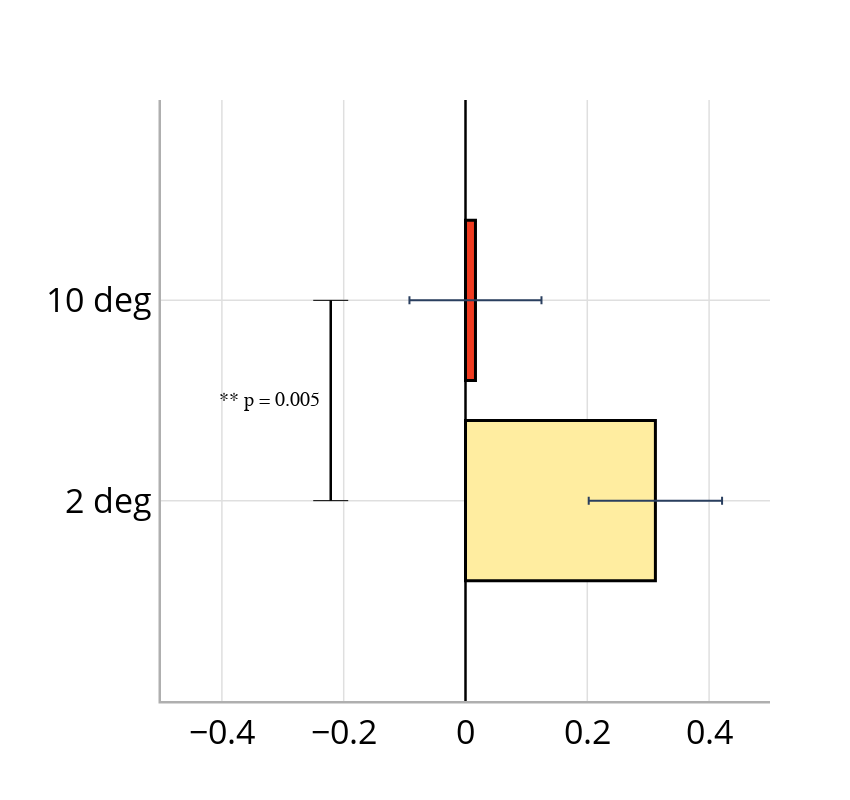

Source (notebook cell):
### Code cell
trace_data = []
trace_data.append(go.Bar(y = [str(ecc[0])+' deg'],
                        x = [output['avg_lag_2deg'].mean()], orientation='h',
                        name=str(ecc[0])+' deg',
                        marker = dict(color = colors[0], line = dict(color='black',width=3)),
                        error_x = dict(type = 'data',
                                      array = [output['avg_lag_2deg'].std()/np.sqrt(len(output))],
                                      visible=True
                                      ), showlegend=False
                        )
                 )


trace_data.append(go.Bar(y = [str(ecc[1]) +' deg'],
                        x = [output['avg_lag_10deg'].mean()], orientation ='h',
                        name=str(ecc[1])+' deg',
                        marker = dict(color = colors[1], line = dict(color = 'black', width = 3)),
                        error_x = dict(type = 'data',
                                      array = [output['avg_lag_10deg'].std()/np.sqrt(len(output))],
                                      visible=True
                                      ),showlegend=False
                        )
                 )

x_max = -max(output['avg_lag_10deg'].mean(), output['avg_lag_2deg'].mean(), 
                   output['avg_lag_10deg'].mean()+output['avg_lag_10deg'].std()/np.sqrt(len(output)),
                  output['avg_lag_2deg'].mean()+ output['avg_lag_2deg'].std()/np.sqrt(len(output))) + 0.2

trace_data.append(go.Scatter(y = [str(i)+' deg' for i in ecc],
                            x = [x_max for i in range(len(ecc))],
                            mode='markers+lines',
                            marker = dict(color='black',size = 25, symbol='line-ew-open'),
                            line = dict(color='black',width = 2.5),
                            showlegend = False))


pval_text = ['** p = '+str(np.round(avg_p,3)) if round(avg_p,3) < 0.05 else 'n.s']

xstart = 0
xmax1 = 0.35
xmin1 = -0.35
padding = 0.2
ypos1 = 0.0

annotations = [dict(y=0.5,x=x_max-0.1,xref='x',yref='y',text=pval_text[0], showarrow=False, font=dict(family = 'Helvetica, bold',
                                                                                                     size = 20))]
# annotations.append(dict(x=xmax1-padding, y=ypos1-padding, ax=xmin1+padding, ay=ypos1-padding, xref='x', axref='x', yshift = -100,
#             yref='y', ayref='y', showarrow=True, arrowhead=1, arrowside='start',arrowsize=1.5, arrowwidth=3.5, arrowcolor='black', text = 'past', font = dict(size = 20, color='black')))
layout = go.Layout(
    barmode='group',
    width = 1200,
    height = 800,
    font = dict(size = font_size-3),
    #title = str(int(len(data)/280))+' participants',
    yaxis = dict(title = '', range = [-1,2], titlefont = dict(size = font_size)),
    xaxis = dict(title = '', range = [-0.5,0.5],titlefont = dict(size = font_size)),
    annotations= annotations,
    #xaxis2 = dict(domain = [0.6, 0.95], anchor = 'y2', range = [-5,5], title = 'SPE', showline=True, mirror=True, titlefont = dict(size = 14)),
    #yaxis2 = dict(domain = [0.6, 0.95], anchor = 'x2', title = 'Prob.', showline=True, mirror=True, titlefont = dict(size = 14))
    )
    
fig = go.Figure(data=trace_data, layout=layout)
fig['layout'].update(height = 800, width = 850)
fig['layout'].update(paper_bgcolor='rgba(0,0,0,0)',plot_bgcolor ='rgba(0,0,0,0)', font = dict(size = 34, color = 'black'))        



fig.update_xaxes(showgrid=True, gridwidth=1.5, gridcolor='#DFDFDF', showline=True, linecolor = '#AFAFAF', zeroline=True, zerolinecolor = 'black',zerolinewidth = 2.5, linewidth = 2.5, nticks = 7)
fig.update_yaxes(showgrid=True, gridwidth=1.5, gridcolor='#DFDFDF', showline=True, linecolor = '#AFAFAF', linewidth = 2.5)
fig.show()
fig.write_image(resultPath+"avg_SPE_comparison.png")
fig.write_image(resultPath+"avg_SPE_comparison.svg")
fig.write_image(resultPath+"avg_SPE_comparison.pdf")

### Figure 1 — Plotly figure (JSON) as saved in the notebook; plotly's stock layout.template omitted (floating-point values rounded to 4 significant figures)
{"data": [{"error_x": {"array": [0.1095], "type": "data", "visible": true}, "marker": {"color": "rgb(255,237,160)", "line": {"color": "black", "width": 3}}, "name": "2 deg", "orientation": "h", "showlegend": false, "type": "bar", "x": [0.3118], "y": ["2 deg"]}, {"error_x": {"array": [0.1084], "type": "data", "visible": true}, "marker": {"color": "rgb(240,59,32)", "line": {"color": "black", "width": 3}}, "name": "10 deg", "orientation": "h", "showlegend": false, "type": "bar", "x": [0.01636], "y": ["10 deg"]}, {"line": {"color": "black", "width": 2.5}, "marker": {"color": "black", "size": 25, "symbol": "line-ew-open"}, "mode": "markers+lines", "showlegend": false, "type": "scatter", "x": [-0.2213, -0.2213], "y": ["2 deg", "10 deg"]}], "layout": {"annotations": [{"font": {"family": "Helvetica, bold", "size": 20}, "showarrow": false, "text": "** p = 0.005", "x": -0.3213, "xref": "x", "y": 0.5, "yref": "y"}], "barmode": "group", "font": {"color": "black", "size": 34}, "height": 800, "paper_bgcolor": "rgba(0,0,0,0)", "plot_bgcolor": "rgba(0,0,0,0)", "width": 850, "xaxis": {"gridcolor": "#DFDFDF", "gridwidth": 1.5, "linecolor": "#AFAFAF", "linewidth": 2.5, "nticks": 7, "range": [-0.5, 0.5], "showgrid": true, "showline": true, "title": {"font": {"size": 34}, "text": ""}, "zeroline": true, "zerolinecolor": "black", "zerolinewidth": 2.5}, "yaxis": {"gridcolor": "#DFDFDF", "gridwidth": 1.5, "linecolor": "#AFAFAF", "linewidth": 2.5, "range": [-1, 2], "showgrid": true, "showline": true, "title": {"font": {"size": 34}, "text": ""}}}}
